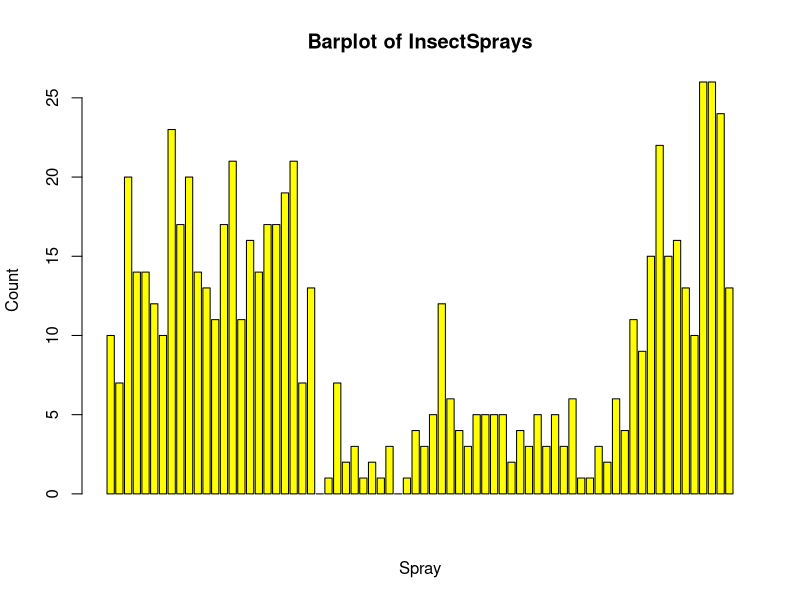
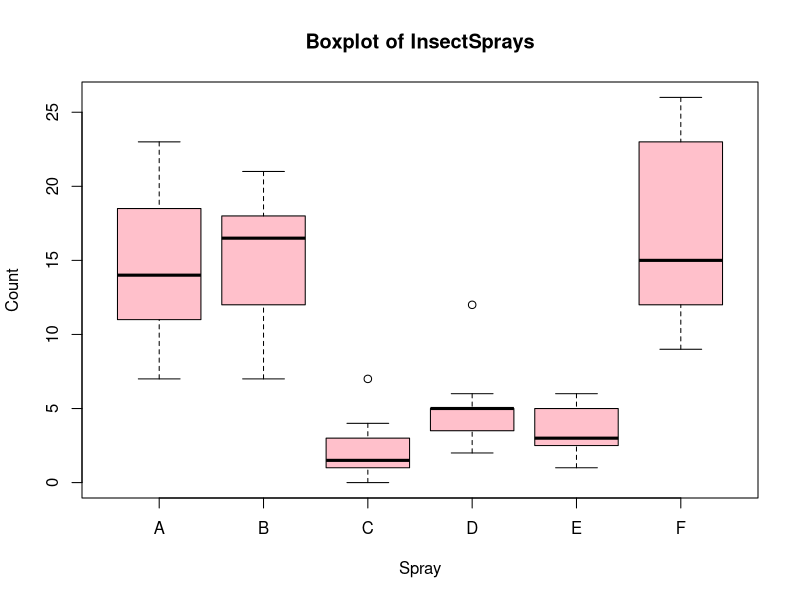
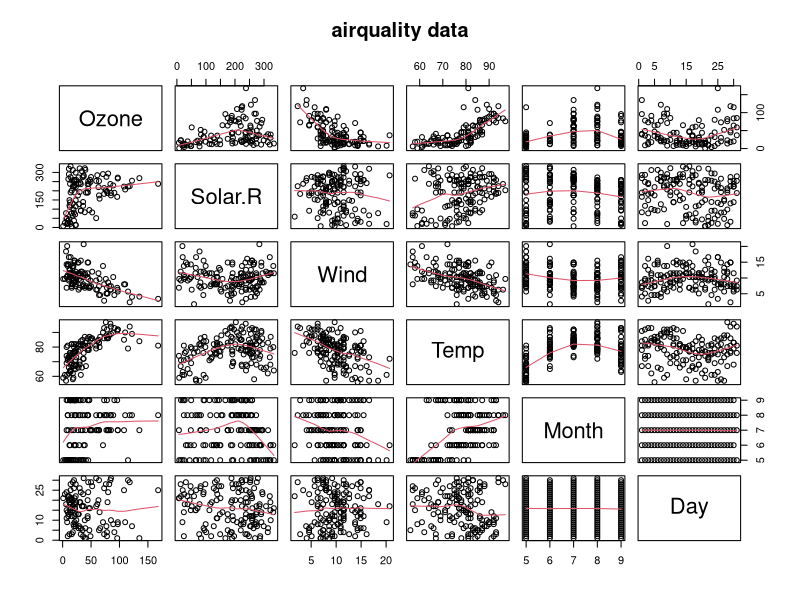
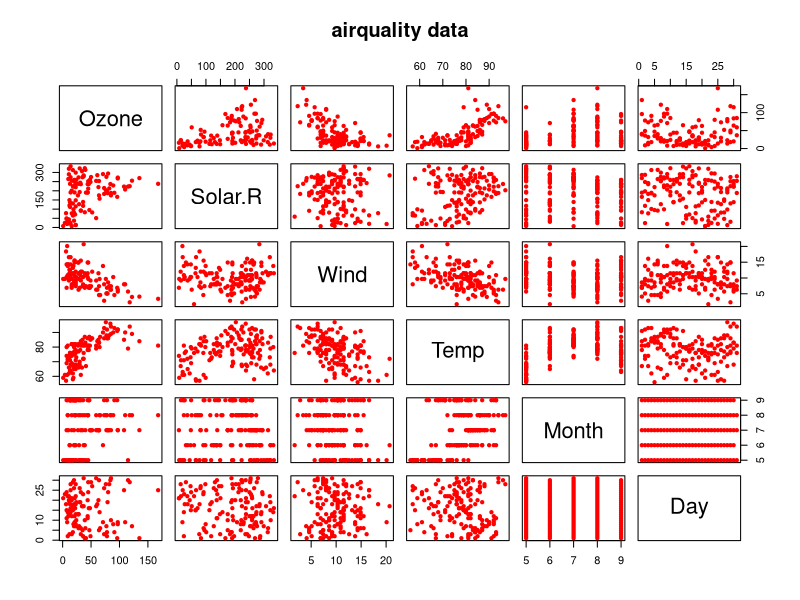

Write R code to recreate these figures, in order.
## ---- chunk 1
library(reshape2)
library(dplyr)
data(mtcars)
dim(mtcars)
names(mtcars)
head(mtcars)
glimpse(mtcars)
summary(mtcars)

## ---- chunk 2
mtcars$carname <-rownames(mtcars)
mtcars$carname
carMelt <-melt(mtcars,id=c("carname","gear","cyl"),measure.vars=c("mpg","hp"))
head(carMelt,n=3)
tail(carMelt,n=3)

## ---- chunk 3
cylData <-dcast(carMelt,cyl~variable)
cylData
cylData <-dcast(carMelt,cyl~variable,mean)
cylData

## ---- chunk 4
library(datasets)
library(dplyr)
data(InsectSprays)
dim(InsectSprays)
names(InsectSprays)
glimpse(InsectSprays)
head(InsectSprays)
TapInsectSprays <-tapply(InsectSprays$count,InsectSprays$spray,sum)
TapInsectSprays
barplot(InsectSprays$count,xlab="Spray",ylab="Count",main="Barplot of InsectSprays",col="yellow")

## ---- chunk 5
spIns <-split(InsectSprays$count,InsectSprays$spray)
spIns
# You get the list of the values for A,B,C, etc
sprCount <-lapply(spIns,sum)
sprCount
# We may want to go back to a vector
unlist(sprCount)
# Sapply
sapply(spIns,sum)

## ---- chunk 6
library(plyr)
ddpInsectSprays <-ddply(InsectSprays,.(spray),summarize,sum=sum(count))
ddpInsectSprays
# Boxplot of InsectSprays
boxplot(count~spray,xlab="Spray",ylab="Count",main="Boxplot of InsectSprays",col="pink",data=InsectSprays)

## ---- chunk 7
spraySums <-ddply(InsectSprays,.(spray),summarize,ave=ave(count))
dim(spraySums)
head(spraySums)
# we can also use sum,mean,median etc to compute this

## ---- chunk 8
library(dplyr)
data(airquality)
dim(airquality)
names(airquality)
glimpse(airquality)
summary(airquality)
airqSelect <-select(airquality,Solar.R:Temp)
head(airqSelect)
airqSelect2 <-select(airquality,-(Month:Day))
head(airqSelect2)

## ---- chunk 9
library(dplyr)
airqFilter <-filter(airquality,airquality$Ozone>40)
airqFilter
airqFilter2 <-filter(airquality,airquality$Ozone>40&airquality$Temp>70)
airqFilter2

## ---- chunk 10
library(dplyr)
airqArrange <-arrange(airquality,Day)
head(airqArrange,10)
airqArrange2 <-arrange(airquality,desc(Month))
head(airqArrange2)

## ---- chunk 11
#library(dplyr)
#airqRename <-rename(airquality,SolarRadiation=Solar.R,Temperature=Temp)
#head(airqRename)

## ---- chunk 12
airqMutate <-mutate(airquality,Tempdetrend=Temp-mean(Temp,na.rm=TRUE))
head(select(airqMutate,Temp,Tempdetrend))
airqMutate2 <-mutate(airquality,tempcat=factor(1*(Temp>80),labels=c("cold","hot")))
hotcold <-group_by(airqMutate2,tempcat)
hotcold

## ---- chunk 13
summarize(hotcold,Temp=mean(Temp),Wind=max(Wind),Ozone=median(Ozone,na.rm=TRUE))

## ---- chunk 14
library(dplyr)
df1 <-data.frame(id=sample(1:10),x=rnorm(10))
df2 <-data.frame(id=sample(1:10),y=rnorm(10))
arrange(join(df1,df2),id)

## ---- chunk 15
df1<-data.frame(id=sample(1:10),x=rnorm(10))
df2<-data.frame(id=sample(1:10),y=rnorm(10))
df3<-data.frame(id=sample(1:10),z=rnorm(10))
dfList<-list(df1,df2,df3)
join_all(dfList)

## ---- chunk 16
mylist <-list(letters=c("A","b","c"),numbers=1:3,matrix(1:25,ncol=5))
head(mylist)
mylist[1]
mylist$letters
mylist[[1]]

## ---- chunk 17
library(datasets)
require(graphics)
data(airquality)
pairs(airquality,panel=panel.smooth,main="airquality data")

## ---- chunk 18
plot(airquality,cex=1,pch=20,col="red",main="airquality data")

